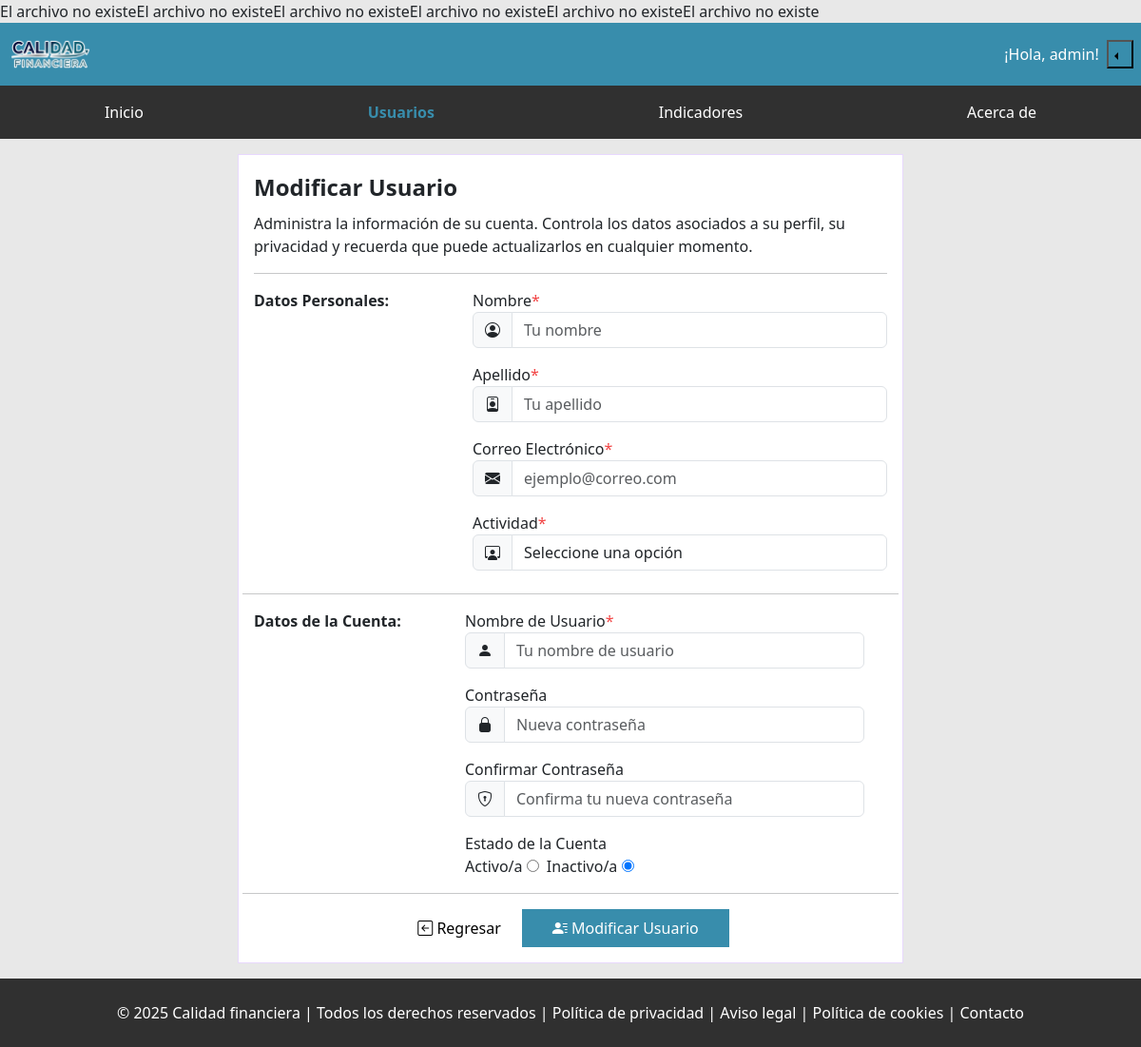
Page /admin/2-user/modify (signed in) on the earlier database version.
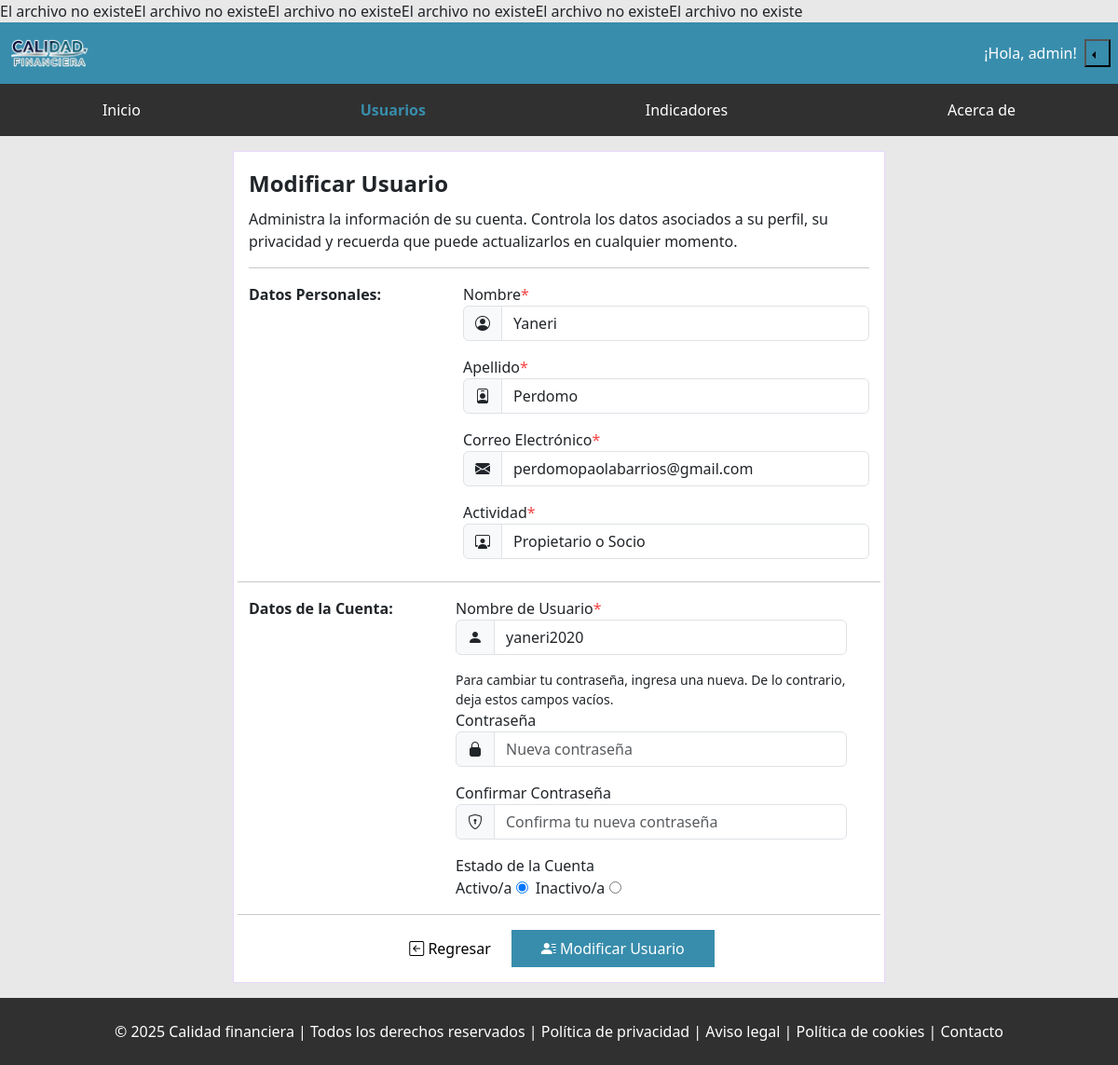
Same page on the later database version.
### tables this page shows
CREATE TABLE `personas` (
  `id_persona` int(10) NOT NULL,
  `id_actividad` int(10) DEFAULT NULL,
  `id_usuario` int(10) DEFAULT NULL,
  `nombre` varchar(40) DEFAULT NULL,
  `apellido` varchar(40) DEFAULT NULL,
  `correo_electronico` varchar(255) DEFAULT NULL
);

CREATE TABLE `usuarios_cf` (
  `id_usuario` int(10) NOT NULL,
  `id_rol` int(10) DEFAULT NULL,
  `usuario` varchar(45) DEFAULT NULL,
  `clave` varchar(255) DEFAULT NULL,
  `fecha_creacion` datetime DEFAULT NULL,
  `ultimo_acceso` datetime DEFAULT NULL,
  `estado` bit(1) NOT NULL DEFAULT b'1'
);

### app/Controllers/Controller.php (called while the page is built, shortened)
<?php
class Controller
{
    public function view($route, $data = [])
    {
        extract($data);
        $route = str_replace('.', '/', $route);
        if (file_exists("../resources/views/{$route}.php")) {
            include "../resources/views/{$route}.php";
            $content = ob_get_clean();
            return $content;
        } else {
            return 'El archivo no existe';
        }
    }
}

### app/Controllers/UserController.php (called while the page is built, shortened)
<?php
class UserController extends Controller
{
    public function edit()
    {
        $url = $_SERVER['REQUEST_URI'];
        preg_match_all('/\d+/', $url, $coincidencias);
        $id = implode($coincidencias[0]);
        $get_user = new UserModel;
        $get_user->edit($id);
        return $this->view('admin.user-modify', [
            'data' => $get_user->data,
            'header_jump' => '../',
            'header_break_login' => '../../',
            'sidebar_jump' => '../',
        ]);
    }
}

### routes/web.php (called while the page is built, shortened)
<?php
Route::dispatch();
?>

### public/index.php (called while the page is built)
<?php
    require_once '../autoload.php';
    require_once '../routes/web.php';
?>

### lib/DataBase.php (called while the page is built, shortened)
<?php
class Database
{
    private $host = 'localhost';
    private $dbName = 'calidad_financiera';
    private $user = 'root';
    private $password = '';
    public function __construct()
    {
        try {
            $this->pdo = new PDO("mysql:host=$this->host;dbname=$this->dbName", $this->user, $this->password);
        } catch (PDOException $ex) {
            throw new Exception("Error de conexión: " . $ex->getMessage());
        }
    }
}
?>

### app/Models/UserModel.php (called while the page is built, shortened)
<?php
class UserModel extends Database
{
    public function edit($id = null)
    {
        try {
            $get_user_query = 'SELECT
                            usuarios_cf.id_usuario, usuario, nombre, apellido, id_actividad, usuarios_cf.estado, personas.id_persona, correo_electronico
                        FROM
                            personas
                        INNER JOIN
                            usuarios_cf
                        ON
                            personas.id_usuario = usuarios_cf.id_usuario
                        WHERE
                            usuarios_cf.id_usuario = :id_usuario';
            $get_user_stmt = $this->pdo->prepare($get_user_query);
            $get_user_stmt->bindParam('id_usuario', $id, PDO::PARAM_INT);
            $get_user_stmt->execute();
            $get_actividades_query = 'SELECT * FROM actividades';
            $actividad_stmt = $this->pdo->prepare($get_actividades_query);
            $actividad_stmt->execute();
            $this->todas_actividades = $actividad_stmt->fetchAll(PDO::FETCH_ASSOC);
            return $this->data = $get_user_stmt->fetch(PDO::FETCH_ASSOC);
        } catch (PDOException $ex) {
            throw new RuntimeException('Error al obtener los datos del usuario: ' . $ex->getMessage());
        }
    }
}

### resources/views/admin/user-modify.php (the view, shortened to what the rows shown need)
<!doctype html>
<html lang="es" class="full-heigh">
<head>
    <link rel="stylesheet" href="https://cdn.jsdelivr.net/npm/bootstrap-icons/font/bootstrap-icons.min.css">
    <link rel="stylesheet" href="../../css/components/_buttons.css">
    <link rel="stylesheet" href="../../css/components/_footer.css">
    <link rel="stylesheet" href="../../css/components/_header.css">
    <link rel="stylesheet" href="../../css/components/_form.css">
    <link rel="stylesheet" href="../../css/components/_body.css">
    <link rel="stylesheet" href="../../css/components/_sidebar.css">
    <link rel="stylesheet" href="../../css/pages/_about.css">
    <link rel="stylesheet" href="../../css/pages/_guest.css">
    <link rel="stylesheet" href="../../css/utilities.css">
    <link rel="stylesheet" href="../../css/components/_presentation-system-web.css">
    <link rel="stylesheet" href="../../css/layouts/_base.css">
    <link rel="stylesheet" href="../../css/layouts/_ico.css">
    <link href="https://cdn.jsdelivr.net/npm/bootstrap@5.3.3/dist/css/bootstrap.min.css" rel="stylesheet"
>
</head>
<body>
    <?php
    include '../resources/views/components/admin/header.php';
    ?>
    <main class="main main--content-login">
        <?php
        include '../resources/views/components/admin/sidebar.php';
    ?>
        <div class="flex-center-full w-100">
            <form action="../<?php echo $data['id_usuario'] ?>-user/modify" method="post" class="form">
                <legend class="form__title">
                     <b> Modificar Usuario </b>
                </legend>
                <p class="form__description">
                    Administra la información de su cuenta. Controla los datos asociados a su perfil,
                     su privacidad y recuerda que puede actualizarlos en cualquier momento.
                </p>
                 <hr class="form__separator">
               <div class="form__data">
                <div class="row form__row">
                    <div class="col-12 col-lg-4 form__col form__col--title">
                        <span class="form__subtitle">Datos Personales: </span>
                    </div>
                    <div class="col-12 col-lg-8 form__col form__col--inputs">
                        <label for="name" class="form__label form__label--required">Nombre</label><br>
                        <div class="input-group mb-3">
                            <span class="form__icon input-group-text"><i class="bi bi-person-circle"></i></span>
                            <input type="text" name="name" class="form__input form__input--item form-control"
                                placeholder="Tu nombre" aria-label="Nombre" value="<?php echo trim($data['nombre']) ?? '' ?>">
                        </div>
                        <label for="lastname" class="form__label form__label--required">Apellido</label><br>
                        <div class="input-group mb-3">
                            <span class="form__icon input-group-text"><i class="bi bi-person-badge"></i></span>
                            <input type="text" name="lastname" class="form__input form__input--item form-control"
                                placeholder="Tu apellido" aria-label="Apellido" value="<?php echo trim($data['apellido']) ?? '' ?>">
                        </div>
                        <label for="email" class="form__label form__label--required">Correo Electrónico</label><br>
                        <div class="input-group mb-3">
                            <span class="form__icon input-group-text"><i class="bi bi-envelope-fill"></i></span>
                            <input type="text" name="email" class="form__input form__input--item form-control"
                                placeholder="ejemplo@correo.com" aria-label="Correo electrónico"
                                value="<?php echo trim($data['correo_electronico']) ?? '' ?>">
                        </div>
                        <label for="actividad" class="form__label form__label--required">Actividad</label><br>
                        <div class="input-group">
                            <span class="input-group-text form__icon"><i class="bi bi-person-workspace"></i></span>
                            <select id="actividad" name="id_actividad" class="form-control form__input form__input--select" required>
                                <?php
                    $todas_actividades = [
                        0 => 'Seleccione una opción',
                        1 => 'Propietario o Socio',
                        2 => 'Gerente o Supervisor',
                        3 => 'Empleado',
                        4 => 'Profesional',
                        5 => 'Docente',
                        6 => 'Estudiante',
                        7 => 'Otro',
                    ];
                foreach ($todas_actividades as $key => $value) {
                    $disabled = ($key == 0) ? 'disabled' : '';
                    $selected = ($key == $data['id_actividad']) ? 'selected' : '';
                    echo '<option value ="'.$key.'" '.$disabled.' '.$selected.' > '.$value.' </option>';
                }
                ?>
                            </select>
                        </div>
                        <br>
                    </div>
                    <hr class="form__separator">
                    <div class="row form__row" style="  margin-bottom: 1rem;">
                        <div class="col-12 col-lg-4 form__col form__col--title">
                            <span class="form__subtitle">Datos de la Cuenta: </span>
                        </div>
                        <div class="col-12 col-lg-8 form__col form__col--inputs">
                            <label for="user" class="form__label form__label--required">Nombre de Usuario</label><br>
                            <div class="input-group mb-3">
                                <span class="form__icon input-group-text"><i class="bi bi-person-fill"></i></span>
                                <input type="text" name="user" class="form__input form__input--item form-control"
                                    placeholder="Tu nombre de usuario" aria-label="Nombre de usuario"
                                    value="<?php echo trim($data['usuario']) ?? '' ?>">
                            </div>
                            <?php
                            echo empty(! $data) ? '<small>Para cambiar tu contraseña, ingresa una nueva. De lo contrario, deja estos campos vacíos.</small><br>' : '';
                ?>
                            <label for="password" class="form__label">Contraseña</label><br>
                            <div class="input-group mb-3">
                                <span class="form__icon input-group-text"><i class="bi bi-lock-fill"></i></span>
                                <input type="password" name="new-password"
                                    class="form__input form__input--item form-control" placeholder="Nueva contraseña"
                                    aria-label="Nueva contraseña" value="">
                            </div>
                            <label for="confirm-password" class="form__label">Confirmar Contraseña</label><br>
                            <div class="input-group mb-3">
                                <span class="form__icon input-group-text"><i class="bi bi-shield-lock"></i></span>
                                <input type="password" name="confirm_password"
                                    class="form__input form__input--item form-control" placeholder="Confirma tu nueva contraseña"
                                    aria-label="Confirmar contraseña" value="">
                            </div>
                            <div>
                            <label for="status">Estado de la Cuenta</label>
                            <div style="display:flex; gap:0.5rem">
                <div>
                    <label for="1">Activo/a</label>
                    <input type="radio" name="status" checked value="1" id="1"
                    <?php
                        echo $data['estado'] == 1 ? 'checked' : '';
                    ?>
                    >
                </div>
                <div>
                    <label for="0">Inactivo/a</label>
                    <input type="radio" name="status" value="0" id="0"
                    <?php
                        echo $data['estado'] == 0 ? 'checked' : '';
                    ?>
                    >
                </div>
                            </div>
                        </div>
                    </div>
                </div>
                <hr class="form__separator">
                <div class="flex-center-full form__actions gap-3">
                    <button class="form__button button--back" type="button">
                        <a href="../users/1" class="text-black text-decoration-none">
                         <i class="bi bi-arrow-left-square"></i> Regresar</a>
                    </button>
                    <button class="form__button form__button--submit" type="submit"> <i class="bi bi-person-lines-fill"></i> Modificar Usuario</button>
                </div>
</div>
            </form>
        </div>
    </main>
    <?php
    include '../resources/views/components/footer.php';
    ?>
</body>
</html>

### lib/Route.php (shortened to what the rows shown need)
<?php
class Route
{
    private static $routes = [
        'GET' => [],
        'POST' => []
    ];
    public static function get($uri, $callback)
    {
        $uri = trim($uri, '/');
        self::$routes['GET'][$uri] = $callback;
    }
    public static function post($uri, $callback)
    {
        $uri = trim($uri, '/');
        self::$routes['POST'][$uri] = $callback;
    }
    public static function dispatch()
    {
        $uri = $_SERVER['REQUEST_URI'];
        $uri = trim($uri, '/');
        $uri = str_replace('calidad-financiera/public/', "", $uri);
        $method = $_SERVER['REQUEST_METHOD'];
        foreach (self::$routes[$method] as $routeUri => $callback) {
            if (strpos($routeUri, ':') !== false) {
                $routeUri = preg_replace('#:[a-zA-Z]+#', '([a-zA-Z0-9]+)', $routeUri);
            }
            if (preg_match("#^$routeUri$#", $uri, $matches)) {
                $params = array_slice($matches, 1);
                if (is_array($callback)) {
                    $controller = new $callback[0];
                    $response = $controller->{$callback[1]}(...$params);
                } elseif (is_callable($callback)) {
                    $response = $callback(...$params);
                } else {
                    throw new \Exception("Callback no válido");
                }
                if (is_array($response) || is_object($response)) {
                    header('Content-Type: application/json');
                    echo json_encode($response);
                } else {
                    echo $response;
                }
                return;
            }
        }
    }
}

Differences in the rows shown:
added personas: name "Yaneri", lastname "Perdomo", email "perdomopaolabarrios@gmail.com", user "yaneri2020"
added usuarios_cf: estado "☑ Activo/a", estado "☐ Inactivo/a"
Other differences:
form field id_actividad: "Seleccione una opción" → "Propietario o Socio"
list line gone: "    ☐ Activo/a ☑ Inactivo/a"
new list line: "Para cambiar tu contraseña, ingresa una nueva. De lo contrario, deja estos campos vacíos."
